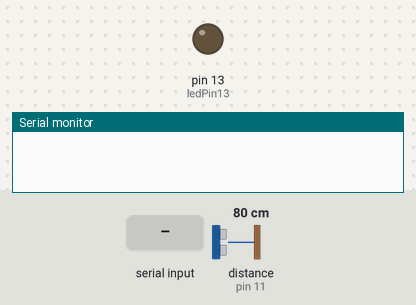
The sketch below on a simulated Arduino Uno, built with avr-gcc and run on an emulated ATmega328P. Parts: output pins drawn as LEDs (lit = HIGH), the last lines printed to the serial monitor. The inputs (shaded band) are chosen by the test bench; at power-on: distance to the obstacle (sensor on pin 11) 80 cm. The echo pulse lasts 58.3 µs per cm.

Above: at 1.2 s.
1.3 s: "3" received over Serial
2.8 s: distance to the obstacle (sensor on pin 11) set to 6 cm
4.3 s: distance to the obstacle (sensor on pin 11) set to 3 cm
At 4.8 s:
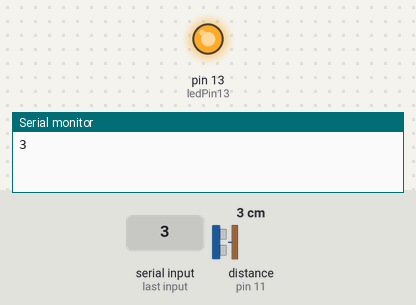
5.8 s: distance to the obstacle (sensor on pin 11) set to 9 cm
At 7.1 s:
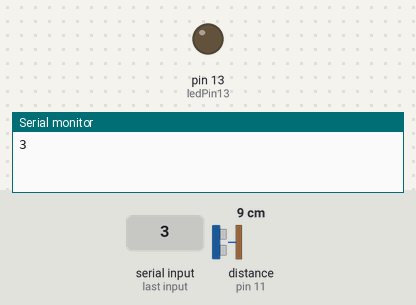
Timing chart, 0 to 8.3 s (numbered marks = the images above; inputs shaded):
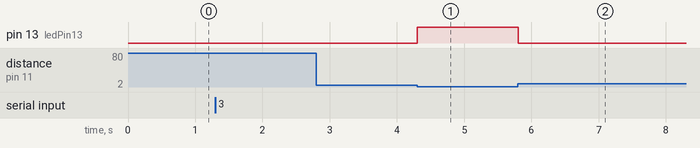

Measured:
- the behaviour switches between 5 and 4 cm on distance to the obstacle (sensor on pin 11) (found by bisection; images 0 and 1)
- after the input at 2.8 s, every drawn part: stays the same
- after the input at 4.3 s, pin 13 (ledPin13): LOW → HIGH at once
- after the input at 5.8 s, pin 13 (ledPin13): HIGH → LOW at once

The sketch:

ultrasonidos_bt.ino
```cpp
#include <NewPing.h>

    char val;
    int ledPin13 = 13;
    int cm;
    #define limite_cm 5
    #define TRIGGER_PIN  12
    #define ECHO_PIN     11
    #define MAX_DISTANCE 200

    NewPing sonar(TRIGGER_PIN, ECHO_PIN, MAX_DISTANCE);


void setup() {
//Serial.begin(57600); // Aqui establecemos la velocidad
Serial.begin(9600); // Aqui establecemos la velocidad
pinMode(ledPin13, OUTPUT);
}

void loop() {


if( Serial.available() ){
  val = Serial.read();
    Serial.write(val);
   }
else val = '0';


if( val == '2' )
          {
          digitalWrite(ledPin13, LOW);

          }

else if( val == '3' )
          {
          digitalWrite(ledPin13, HIGH);
          }
else
          {
                      cm=sonar.ping_cm();
          //Serial.print(sonar.ping_cm());
          //Serial.println();


          if(cm < limite_cm && cm > 0) {
            digitalWrite(ledPin13, HIGH);

            }

          else {
            digitalWrite(ledPin13, LOW);

            }

          }
}
```
